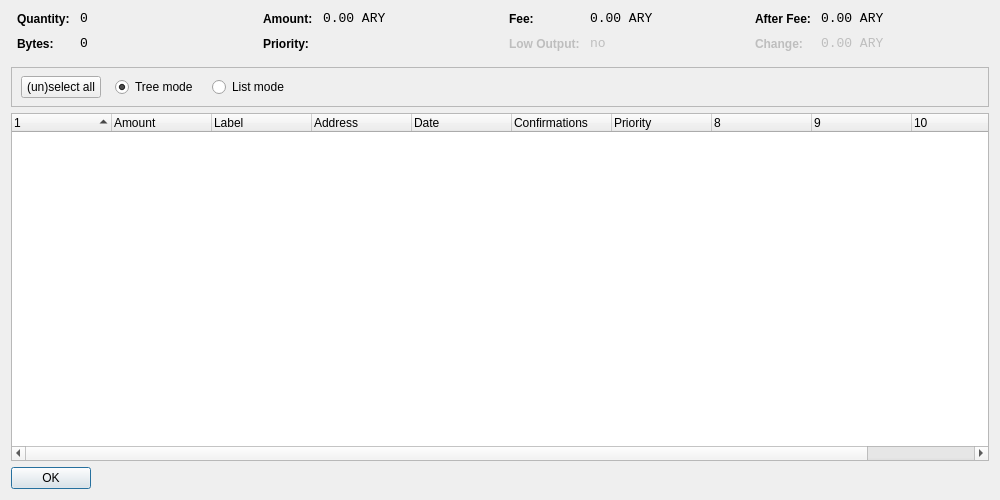
<?xml version="1.0" encoding="UTF-8"?>
<ui version="4.0">
 <class>CoinControlDialog</class>
 <widget class="QDialog" name="CoinControlDialog">
  <property name="geometry">
   <rect>
    <x>0</x>
    <y>0</y>
    <width>1000</width>
    <height>500</height>
   </rect>
  </property>
  <property name="windowTitle">
   <string>Coin Control</string>
  </property>
  <layout class="QVBoxLayout" name="verticalLayout">
   <item>
    <layout class="QHBoxLayout" name="horizontalLayoutTop" stretch="0,0,0,0">
     <property name="topMargin">
      <number>0</number>
     </property>
     <property name="bottomMargin">
      <number>10</number>
     </property>
     <item>
      <layout class="QFormLayout" name="formLayoutCoinControl1">
       <property name="horizontalSpacing">
        <number>10</number>
       </property>
       <property name="verticalSpacing">
        <number>10</number>
       </property>
       <property name="leftMargin">
        <number>6</number>
       </property>
       <property name="rightMargin">
        <number>6</number>
       </property>
       <item row="0" column="0">
        <widget class="QLabel" name="labelCoinControlQuantityText">
         <property name="styleSheet">
          <string notr="true">font-weight:bold;</string>
         </property>
         <property name="text">
          <string>Quantity:</string>
         </property>
        </widget>
       </item>
       <item row="0" column="1">
        <widget class="QLabel" name="labelCoinControlQuantity">
         <property name="font">
          <font>
           <family>Monospace</family>
           <pointsize>10</pointsize>
          </font>
         </property>
         <property name="cursor">
          <cursorShape>IBeamCursor</cursorShape>
         </property>
         <property name="contextMenuPolicy">
          <enum>Qt::ActionsContextMenu</enum>
         </property>
         <property name="text">
          <string notr="true">0</string>
         </property>
         <property name="textInteractionFlags">
          <set>Qt::LinksAccessibleByMouse|Qt::TextSelectableByKeyboard|Qt::TextSelectableByMouse</set>
         </property>
        </widget>
       </item>
       <item row="1" column="0">
        <widget class="QLabel" name="labelCoinControlBytesText">
         <property name="styleSheet">
          <string notr="true">font-weight:bold;</string>
         </property>
         <property name="text">
          <string>Bytes:</string>
         </property>
        </widget>
       </item>
       <item row="1" column="1">
        <widget class="QLabel" name="labelCoinControlBytes">
         <property name="font">
          <font>
           <family>Monospace</family>
           <pointsize>10</pointsize>
          </font>
         </property>
         <property name="cursor">
          <cursorShape>IBeamCursor</cursorShape>
         </property>
         <property name="contextMenuPolicy">
          <enum>Qt::ActionsContextMenu</enum>
         </property>
         <property name="text">
          <string notr="true">0</string>
         </property>
         <property name="textInteractionFlags">
          <set>Qt::LinksAccessibleByMouse|Qt::TextSelectableByKeyboard|Qt::TextSelectableByMouse</set>
         </property>
        </widget>
       </item>
      </layout>
     </item>
     <item>
      <layout class="QFormLayout" name="formLayoutCoinControl2">
       <property name="horizontalSpacing">
        <number>10</number>
       </property>
       <property name="verticalSpacing">
        <number>10</number>
       </property>
       <property name="leftMargin">
        <number>6</number>
       </property>
       <property name="rightMargin">
        <number>6</number>
       </property>
       <item row="0" column="0">
        <widget class="QLabel" name="labelCoinControlAmountText">
         <property name="styleSheet">
          <string notr="true">font-weight:bold;</string>
         </property>
         <property name="text">
          <string>Amount:</string>
         </property>
        </widget>
       </item>
       <item row="0" column="1">
        <widget class="QLabel" name="labelCoinControlAmount">
         <property name="font">
          <font>
           <family>Monospace</family>
           <pointsize>10</pointsize>
          </font>
         </property>
         <property name="cursor">
          <cursorShape>IBeamCursor</cursorShape>
         </property>
         <property name="contextMenuPolicy">
          <enum>Qt::ActionsContextMenu</enum>
         </property>
         <property name="text">
          <string notr="true">0.00 ARY</string>
         </property>
         <property name="textInteractionFlags">
          <set>Qt::LinksAccessibleByMouse|Qt::TextSelectableByKeyboard|Qt::TextSelectableByMouse</set>
         </property>
        </widget>
       </item>
       <item row="1" column="0">
        <widget class="QLabel" name="labelCoinControlPriorityText">
         <property name="styleSheet">
          <string notr="true">font-weight:bold;</string>
         </property>
         <property name="text">
          <string>Priority:</string>
         </property>
        </widget>
       </item>
       <item row="1" column="1">
        <widget class="QLabel" name="labelCoinControlPriority">
         <property name="font">
          <font>
           <family>Monospace</family>
           <pointsize>10</pointsize>
          </font>
         </property>
         <property name="cursor">
          <cursorShape>IBeamCursor</cursorShape>
         </property>
         <property name="contextMenuPolicy">
          <enum>Qt::ActionsContextMenu</enum>
         </property>
         <property name="text">
          <string/>
         </property>
         <property name="textInteractionFlags">
          <set>Qt::LinksAccessibleByMouse|Qt::TextSelectableByKeyboard|Qt::TextSelectableByMouse</set>
         </property>
        </widget>
       </item>
      </layout>
     </item>
     <item>
      <layout class="QFormLayout" name="formLayoutCoinControl3">
       <property name="horizontalSpacing">
        <number>10</number>
       </property>
       <property name="verticalSpacing">
        <number>10</number>
       </property>
       <property name="leftMargin">
        <number>6</number>
       </property>
       <property name="rightMargin">
        <number>6</number>
       </property>
       <item row="0" column="0">
        <widget class="QLabel" name="labelCoinControlFeeText">
         <property name="styleSheet">
          <string notr="true">font-weight:bold;</string>
         </property>
         <property name="text">
          <string>Fee:</string>
         </property>
        </widget>
       </item>
       <item row="0" column="1">
        <widget class="QLabel" name="labelCoinControlFee">
         <property name="font">
          <font>
           <family>Monospace</family>
           <pointsize>10</pointsize>
          </font>
         </property>
         <property name="cursor">
          <cursorShape>IBeamCursor</cursorShape>
         </property>
         <property name="contextMenuPolicy">
          <enum>Qt::ActionsContextMenu</enum>
         </property>
         <property name="text">
          <string notr="true">0.00 ARY</string>
         </property>
         <property name="textInteractionFlags">
          <set>Qt::LinksAccessibleByMouse|Qt::TextSelectableByKeyboard|Qt::TextSelectableByMouse</set>
         </property>
        </widget>
       </item>
       <item row="1" column="0">
        <widget class="QLabel" name="labelCoinControlLowOutputText">
         <property name="enabled">
          <bool>false</bool>
         </property>
         <property name="styleSheet">
          <string notr="true">font-weight:bold;</string>
         </property>
         <property name="text">
          <string>Low Output:</string>
         </property>
        </widget>
       </item>
       <item row="1" column="1">
        <widget class="QLabel" name="labelCoinControlLowOutput">
         <property name="enabled">
          <bool>false</bool>
         </property>
         <property name="font">
          <font>
           <family>Monospace</family>
           <pointsize>10</pointsize>
          </font>
         </property>
         <property name="cursor">
          <cursorShape>IBeamCursor</cursorShape>
         </property>
         <property name="contextMenuPolicy">
          <enum>Qt::ActionsContextMenu</enum>
         </property>
         <property name="text">
          <string notr="true">no</string>
         </property>
         <property name="textInteractionFlags">
          <set>Qt::LinksAccessibleByMouse|Qt::TextSelectableByKeyboard|Qt::TextSelectableByMouse</set>
         </property>
        </widget>
       </item>
      </layout>
     </item>
     <item>
      <layout class="QFormLayout" name="formLayoutCoinControl4">
       <property name="horizontalSpacing">
        <number>10</number>
       </property>
       <property name="verticalSpacing">
        <number>10</number>
       </property>
       <property name="leftMargin">
        <number>6</number>
       </property>
       <property name="rightMargin">
        <number>6</number>
       </property>
       <item row="0" column="0">
        <widget class="QLabel" name="labelCoinControlAfterFeeText">
         <property name="styleSheet">
          <string notr="true">font-weight:bold;</string>
         </property>
         <property name="text">
          <string>After Fee:</string>
         </property>
        </widget>
       </item>
       <item row="0" column="1">
        <widget class="QLabel" name="labelCoinControlAfterFee">
         <property name="font">
          <font>
           <family>Monospace</family>
           <pointsize>10</pointsize>
          </font>
         </property>
         <property name="cursor">
          <cursorShape>IBeamCursor</cursorShape>
         </property>
         <property name="contextMenuPolicy">
          <enum>Qt::ActionsContextMenu</enum>
         </property>
         <property name="text">
          <string notr="true">0.00 ARY</string>
         </property>
         <property name="textInteractionFlags">
          <set>Qt::LinksAccessibleByMouse|Qt::TextSelectableByKeyboard|Qt::TextSelectableByMouse</set>
         </property>
        </widget>
       </item>
       <item row="1" column="0">
        <widget class="QLabel" name="labelCoinControlChangeText">
         <property name="enabled">
          <bool>false</bool>
         </property>
         <property name="styleSheet">
          <string notr="true">font-weight:bold;</string>
         </property>
         <property name="text">
          <string>Change:</string>
         </property>
        </widget>
       </item>
       <item row="1" column="1">
        <widget class="QLabel" name="labelCoinControlChange">
         <property name="enabled">
          <bool>false</bool>
         </property>
         <property name="font">
          <font>
           <family>Monospace</family>
           <pointsize>10</pointsize>
          </font>
         </property>
         <property name="cursor">
          <cursorShape>IBeamCursor</cursorShape>
         </property>
         <property name="contextMenuPolicy">
          <enum>Qt::ActionsContextMenu</enum>
         </property>
         <property name="text">
          <string notr="true">0.00 ARY</string>
         </property>
         <property name="textInteractionFlags">
          <set>Qt::LinksAccessibleByMouse|Qt::TextSelectableByKeyboard|Qt::TextSelectableByMouse</set>
         </property>
        </widget>
       </item>
      </layout>
     </item>
    </layout>
   </item>
   <item>
    <widget class="QFrame" name="frame">
     <property name="minimumSize">
      <size>
       <width>0</width>
       <height>40</height>
      </size>
     </property>
     <property name="frameShape">
      <enum>QFrame::StyledPanel</enum>
     </property>
     <property name="frameShadow">
      <enum>QFrame::Sunken</enum>
     </property>
     <widget class="QWidget" name="horizontalLayoutWidget">
      <property name="geometry">
       <rect>
        <x>10</x>
        <y>0</y>
        <width>781</width>
        <height>41</height>
       </rect>
      </property>
      <layout class="QHBoxLayout" name="horizontalLayoutPanel" stretch="0,0,0,0,0">
       <property name="spacing">
        <number>14</number>
       </property>
       <item>
        <widget class="QPushButton" name="pushButtonSelectAll">
         <property name="sizePolicy">
          <sizepolicy hsizetype="Maximum" vsizetype="Fixed">
           <horstretch>0</horstretch>
           <verstretch>0</verstretch>
          </sizepolicy>
         </property>
         <property name="text">
          <string>(un)select all</string>
         </property>
        </widget>
       </item>
       <item>
        <widget class="QRadioButton" name="radioTreeMode">
         <property name="sizePolicy">
          <sizepolicy hsizetype="Maximum" vsizetype="Fixed">
           <horstretch>0</horstretch>
           <verstretch>0</verstretch>
          </sizepolicy>
         </property>
         <property name="text">
          <string>Tree mode</string>
         </property>
         <property name="checked">
          <bool>true</bool>
         </property>
        </widget>
       </item>
       <item>
        <widget class="QRadioButton" name="radioListMode">
         <property name="sizePolicy">
          <sizepolicy hsizetype="Maximum" vsizetype="Fixed">
           <horstretch>0</horstretch>
           <verstretch>0</verstretch>
          </sizepolicy>
         </property>
         <property name="text">
          <string>List mode</string>
         </property>
        </widget>
       </item>
       <item>
        <spacer name="horizontalSpacer">
         <property name="orientation">
          <enum>Qt::Horizontal</enum>
         </property>
         <property name="sizeHint" stdset="0">
          <size>
           <width>40</width>
           <height>20</height>
          </size>
         </property>
        </spacer>
       </item>
      </layout>
     </widget>
    </widget>
   </item>
   <item>
    <widget class="CoinControlTreeWidget" name="treeWidget">
     <property name="contextMenuPolicy">
      <enum>Qt::CustomContextMenu</enum>
     </property>
     <property name="sortingEnabled">
      <bool>false</bool>
     </property>
     <property name="columnCount">
      <number>11</number>
     </property>
     <attribute name="headerShowSortIndicator" stdset="0">
      <bool>true</bool>
     </attribute>
     <attribute name="headerStretchLastSection">
      <bool>false</bool>
     </attribute>
     <column>
      <property name="text">
       <string/>
      </property>
     </column>
     <column>
      <property name="text">
       <string>Amount</string>
      </property>
     </column>
     <column>
      <property name="text">
       <string>Label</string>
      </property>
     </column>
     <column>
      <property name="text">
       <string>Address</string>
      </property>
     </column>
     <column>
      <property name="text">
       <string>Date</string>
      </property>
     </column>
     <column>
      <property name="text">
       <string>Confirmations</string>
      </property>
      <property name="toolTip">
       <string>Confirmed</string>
      </property>
     </column>
     <column>
      <property name="text">
       <string>Priority</string>
      </property>
     </column>
     <column>
      <property name="text">
       <string/>
      </property>
     </column>
     <column>
      <property name="text">
       <string/>
      </property>
     </column>
     <column>
      <property name="text">
       <string/>
      </property>
     </column>
     <column>
      <property name="text">
       <string/>
      </property>
     </column>
    </widget>
   </item>
   <item>
    <widget class="QDialogButtonBox" name="buttonBox">
     <property name="sizePolicy">
      <sizepolicy hsizetype="Maximum" vsizetype="Fixed">
       <horstretch>0</horstretch>
       <verstretch>0</verstretch>
      </sizepolicy>
     </property>
     <property name="orientation">
      <enum>Qt::Horizontal</enum>
     </property>
     <property name="standardButtons">
      <set>QDialogButtonBox::Ok</set>
     </property>
    </widget>
   </item>
  </layout>
 </widget>
 <customwidgets>
  <customwidget>
   <class>CoinControlTreeWidget</class>
   <extends>QTreeWidget</extends>
   <header>coincontroltreewidget.h</header>
  </customwidget>
 </customwidgets>
 <resources/>
 <connections/>
</ui>
